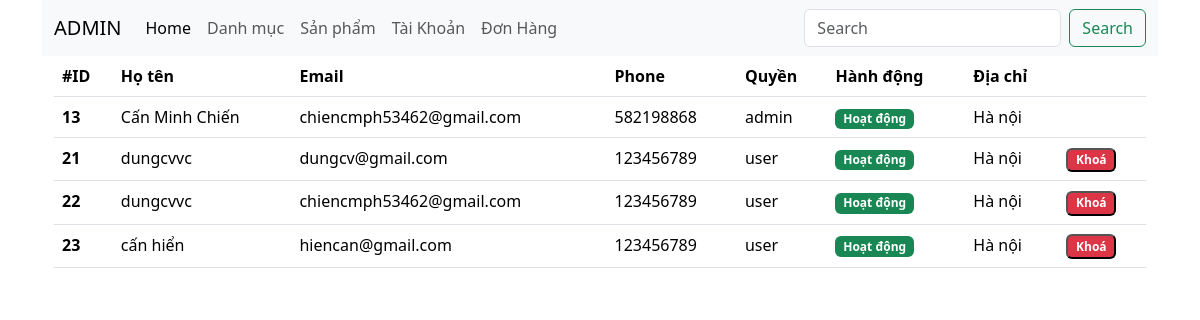
The app's page /admin/?ctl=listuser with its own data.
### tables this page shows
CREATE TABLE `taikhoan` (
  `id` int NOT NULL,
  `name` varchar(100) NOT NULL,
  `email` varchar(100) NOT NULL,
  `password` varchar(255) NOT NULL,
  `created_at` timestamp NOT NULL DEFAULT CURRENT_TIMESTAMP,
  `diachi` varchar(255) NOT NULL,
  `sdt` int NOT NULL,
  `active` tinyint(1) NOT NULL DEFAULT '1',
  `role` enum('admin','user') NOT NULL DEFAULT 'user'
);

### common/function.php (called while the page is built, shortened)
<?php
function view($view, $data = [])
{
    extract($data);
    $view = str_replace('.', '/', $view);
    include_once ROOT_DIR . "views/$view.php";
}

### controllers/AuthController.php (called while the page is built, shortened)
<?php
class AuthController{
    public function index(){
        $users = (new User)->all();
        return view('admin.users.list' , compact('users'));
    }
}
?>

### admin/index.php (called while the page is built, shortened)
<?php
require_once __DIR__ . "/../common/function.php";
require_once __DIR__ . "/../models/BaseModel.php";
require_once __DIR__ . "/../models/Users.php";
require_once __DIR__ . "/../controllers/AuthController.php";
$ctl = $_GET['ctl'] ?? "";
match ($ctl) {
    "" => view("admin.dashboard"),
    "listsp" => (new AdminProductController)->index(),
    'addsp' => (new AdminProductController)->create(),
    'storesp' => (new AdminProductController)->store(),
    'editsp' => (new AdminProductController)->edit(),
    'updatesp' => (new AdminProductController)->update(),
    'deletesp' => (new AdminProductController)->delete(),
    'listdm' => (new AdminCategoryController)->index(),
    'adddm' => (new AdminCategoryController)->add(),
    'storedm' => (new AdminCategoryController)->store(),
    'editdm' => (new AdminCategoryController)->edit(),
    'updatedm' => (new AdminCategoryController)->update(),
    'deletedm' => (new AdminCategoryController)->delete(),
    'listuser' => (new AuthController)->index(),
    'updateuser' => (new AuthController)->updateActive(),
    default => view('404.404'),
    'list-order' => (new OrderController)->index(),
    'detail-order'=> (new OrderController)->showOrder(),
};

### models/BaseModel.php (called while the page is built, shortened)
<?php
class BaseModel
{
    public function __construct()
    {
        try {
            $this->conn = new PDO("mysql:host=localhost; dbname=N6; charset=utf8", "root", "");
        } catch (PDOException $e) {
            echo "Lỗi kết nối cơ sở dữ liệu: " . $e->getMessage();
        }
    }
}

### models/Users.php (called while the page is built, shortened)
<?php
class User extends BaseModel{
    public function all(){
        $sql="SELECT * FROM taikhoan";
        $stmt = $this->conn->prepare($sql);
        $stmt->execute();
        return $stmt->fetchAll(PDO::FETCH_ASSOC);
    }
}
?>

### views/admin/users/list.php (the view, shortened to what this page needs)
<?php include_once ROOT_DIR . "views/admin/header.php" ?>
<div class="container">
<table class="table">
  <thead>
    <tr>
      <th scope="col">#ID</th>
      <th scope="col">Họ tên</th>
      <th scope="col">Email</th>
      <th scope="col">Phone</th>
      <th scope="col">Quyền</th>
      <th scope="col">Hành động</th>
      <th scope="col">Địa chỉ</th>
      <th scope="col">
      </th>
    </tr>
  </thead>
  <tbody>
    <?php foreach($users as $user): ?>
    <tr>
      <th scope="row"><?= $user['id'] ?></th>
      <td><?= $user['name'] ?></td>
      <td><?= $user['email'] ?></td>
      <td><?= $user['sdt'] ?></td>
      <td><?= $user['role'] ?></td>
      <td>
        <?php if($user['active'] == 1) : ?>
            <span class="badge bg-success">
          Hoạt động
            </span>
            <?php else : ?>
                <span class="badge bg-danger">
            Khoá
            </span>
            <?php endif ?>
      </td>
      <td><?= $user['diachi'] ?></td>
      <td>
        <form action="<?= ADMIN_URL . '?ctl=updateuser' ?>" method="post">
            <?php if($user['role'] != 'admin') : ?>
        <?php if($user['active'] == 1) : ?>
            <button type="submit"  class="badge bg-danger">Khoá</button>
            <?php else : ?>
                <button type="submit"  class="badge bg-primary">Kích hoạt</button>
                <?php endif ?>
                <?php endif ?>
        </form>
      </td>
    </tr>
<?php endforeach ?>
  </tbody>
</table>
</div>
<?php include_once ROOT_DIR . "views/admin/footer.php" ?>

### records on screen
taikhoan: id "13", name "Cấn Minh Chiến", email "chiencmph53462@gmail.com", sdt "582198868", role "admin", active "Hoạt động", diachi "Hà nội"
taikhoan: id "21", name "dungcvvc", email "dungcv@gmail.com", sdt "123456789", role "user", active "Hoạt động", diachi "Hà nội"
taikhoan: id "22", name "dungcvvc", email "chiencmph53462@gmail.com", sdt "123456789", role "user", active "Hoạt động", diachi "Hà nội"
taikhoan: id "23", name "cấn hiển", email "hiencan@gmail.com", sdt "123456789", role "user", active "Hoạt động", diachi "Hà nội"
